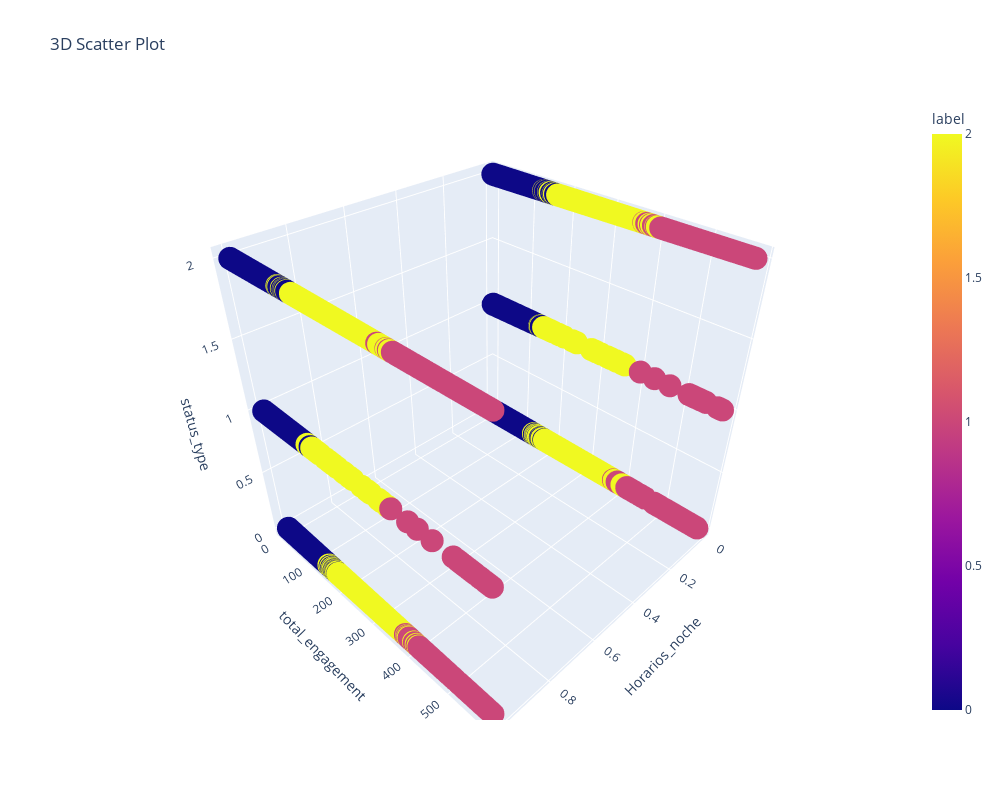

Notebook code for this chart:
### Markdown cell above
Ahora vamos a utilizar un modelo de clasificación que prediga las 3 clases

### Code cell
fig = px.scatter_3d(df_engagement, x='Horarios_noche', y='total_engagement', z='status_type',
                    color='label',
                    title="3D Scatter Plot")
fig.update_layout(
    autosize=False,
    width=1000,
    height=800,)

### Figure 1 — Plotly figure (JSON) as saved in the notebook; plotly's stock layout.template omitted (floating-point values rounded to 4 significant figures; data arrays with more than 128 entries replaced by an {"elided": "..."} marker saying what was removed)
{"data": [{"hovertemplate": "Horarios_noche=%{x}<br>total_engagement=%{y}<br>status_type=%{z}<br>label=%{marker.color}<extra></extra>", "legendgroup": "", "marker": {"color": {"elided": "7050 int values"}, "coloraxis": "coloraxis", "symbol": "circle"}, "mode": "markers", "name": "", "scene": "scene", "showlegend": false, "type": "scatter3d", "x": {"elided": "7050 int values"}, "y": {"elided": "7050 int values"}, "z": {"elided": "7050 int values"}}], "layout": {"autosize": false, "coloraxis": {"colorbar": {"title": {"text": "label"}}, "colorscale": [[0, "#0d0887"], [0.1111, "#46039f"], [0.2222, "#7201a8"], [0.3333, "#9c179e"], [0.4444, "#bd3786"], [0.5556, "#d8576b"], [0.6667, "#ed7953"], [0.7778, "#fb9f3a"], [0.8889, "#fdca26"], [1, "#f0f921"]]}, "height": 800, "legend": {"tracegroupgap": 0}, "scene": {"domain": {"x": [0, 1], "y": [0, 1]}, "xaxis": {"title": {"text": "Horarios_noche"}}, "yaxis": {"title": {"text": "total_engagement"}}, "zaxis": {"title": {"text": "status_type"}}}, "title": {"text": "3D Scatter Plot"}, "width": 1000}}
